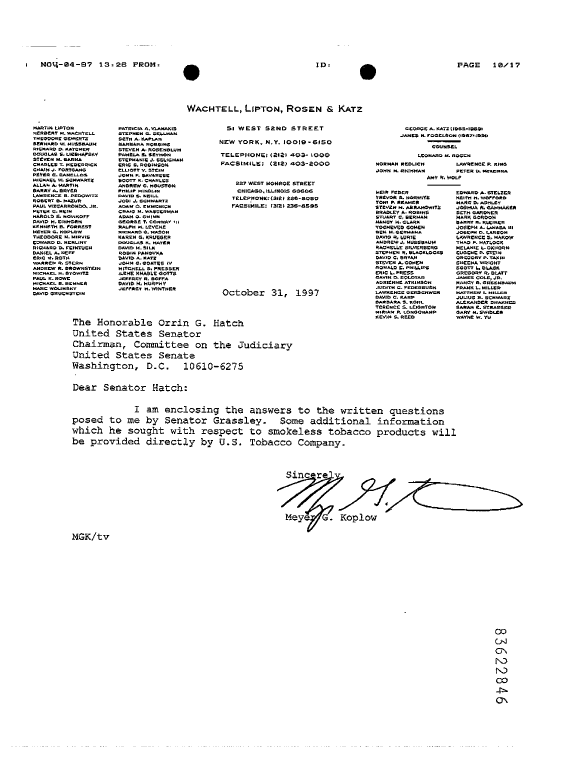
#> input picture evaluation/test_image.png, 1728 x 2292 px (shown at 1/3 size)
$ python -i method_1_module.py   (imports and definitions only)
#> lines starting #> are read from the running program, lines starting #| are printed output that depends on the picture; after the words box and inside, x2 and y2 are one past the last pixel; in counts of white or black regions, pixels touching at a corner belong together
#> further down, picture is the input picture: shape (2292, 1728, 3); 95.5% white; 2369 black regions (367 under 20 px), largest, box (x1, y1, x2, y2) and area: (831, 1413, 1032, 1597) 5132, (1156, 1435, 1569, 1538) 3938, (550, 194, 599, 243) 1834
import cv2
from skimage import measure
from skimage.measure import regionprops
from skimage import morphology
import numpy as np


class Signature_removal:
    """
    Class Methods:
    process: applies signature detection on the input image. returns image with just the signature and image without
    the signature.

    get_image_without_signature: returns image with the signature removed.

    get_signature_bbox: returns the top left edge and bottom right edge of bounding boxes around the detected
    signature.

    get_detected_signature: returns image with just the signature cropped.
    """

    def __init__(self, input_image):
        self.input_image = input_image

    @staticmethod
    def process(img):
        # Binarize
        img = cv2.threshold(img, 127, 255, cv2.THRESH_BINARY)[1]

        # Connected component analysis by scikit-learn framework
        blobs = img > 254
        blobs_labels = measure.label(
            blobs,
            background=1,
        )
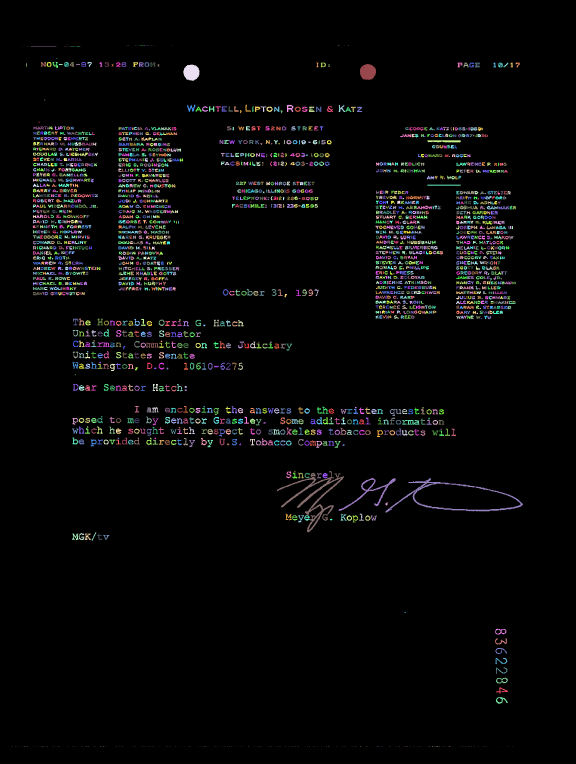
#> blobs_labels: shape (2292, 1728, 3) int32 (shown at 1/3 size); 2370 distinct labels, from 0 to 2369; one colour per label, 0 black

        # These parameters are used to remove small size outlier connected pixel regions
        small_parameter_1 = 84
        small_parameter_2 = 250
        small_parameter_3 = 100
        # These parameters are used to remove large size outlier connected pixel regions
        large_parameter_1 = 18

        total_area = 0
        count = 0
        for region in regionprops(blobs_labels):
            # To remove really small regions
            if region.area > 10:
                total_area = total_area + region.area
                count = count + 1
#> this loop made 2369 passes
#> total_area on passes 12, 13, 14, 23, 28, 30, 31, 32, 33, 34, 35, 36: 45, 60, 81, 312, 357, 390, 408, 846, 1203, 1611, 2019, 2340
#> after the loop, count = 2150; total_area = 532041
        average = (total_area / count)
#> average = 247.5

        a4_small_size_threshold = ((average / small_parameter_1) *
                                   small_parameter_2) + small_parameter_3
#> a4_small_size_threshold = 836.5
        a4_large_size_threshold = a4_small_size_threshold * large_parameter_1
#> a4_large_size_threshold = 15056.8

        # Removes small outliers
        signature = morphology.remove_small_objects(blobs_labels,
                                                    a4_small_size_threshold)
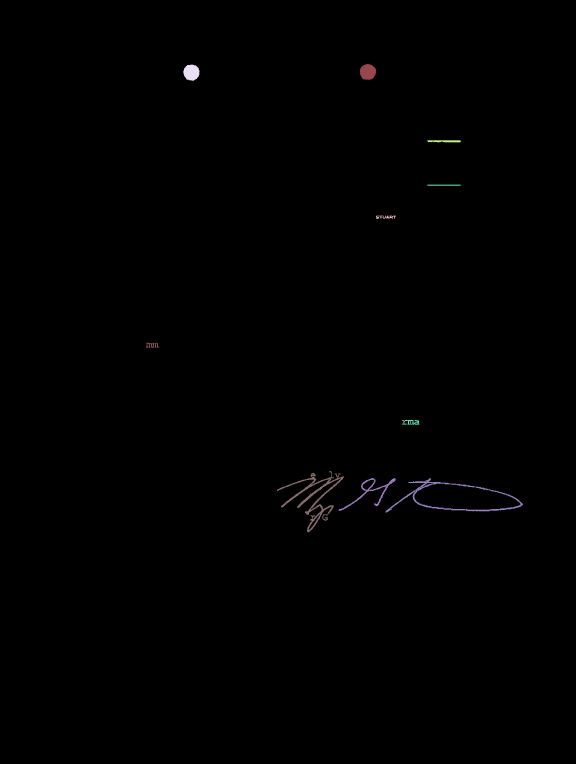
#> signature: shape (2292, 1728, 3) int32 (shown at 1/3 size); 11 distinct labels, from 0 to 2142; one colour per label, 0 black

        # Removes large outliers
        component_sizes = np.bincount(signature.ravel())
#> component_sizes = 2143 values, max 11832618 at index 0, min 0 at index 1, mean 5544.4
        too_large = component_sizes > a4_large_size_threshold
        too_large_mask = too_large[signature]
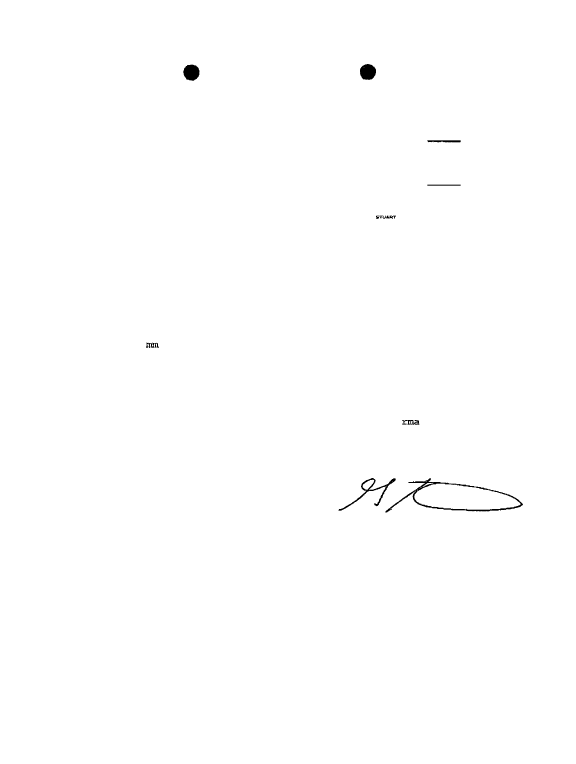
#> too_large_mask: shape (2292, 1728, 3) bool (shown at 1/3 size); 99.7% white; 9 black regions, largest, box (x1, y1, x2, y2) and area: (1156, 1435, 1569, 1538) 3938, (550, 194, 599, 243) 1834, (1080, 192, 1128, 240) 1814
        # Sets all large outliers to 0
        signature[too_large_mask] = 0
#> signature: shape (2292, 1728, 3) int32; 10 distinct labels, from 0 to 2142

        # Getting the signature
        signature = np.uint8(signature)
#> (the run stopped early here; a loop or call above may not have finished)
